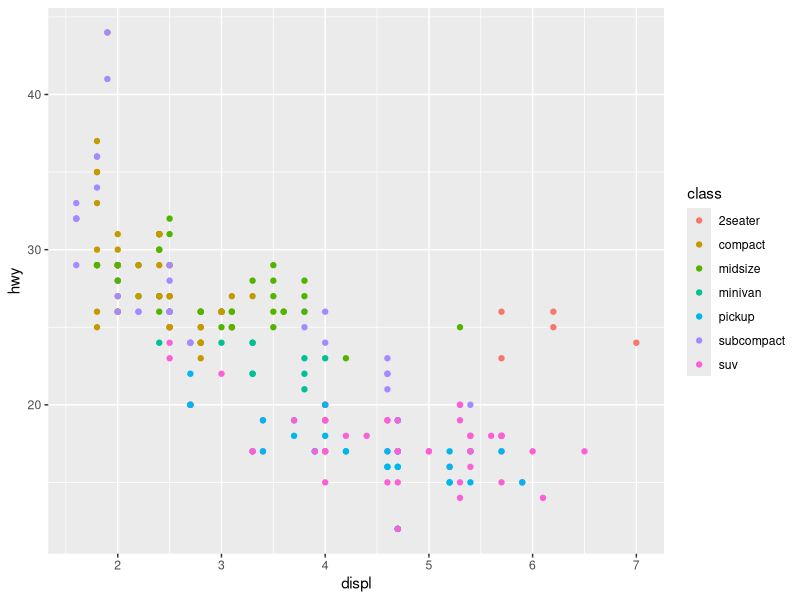
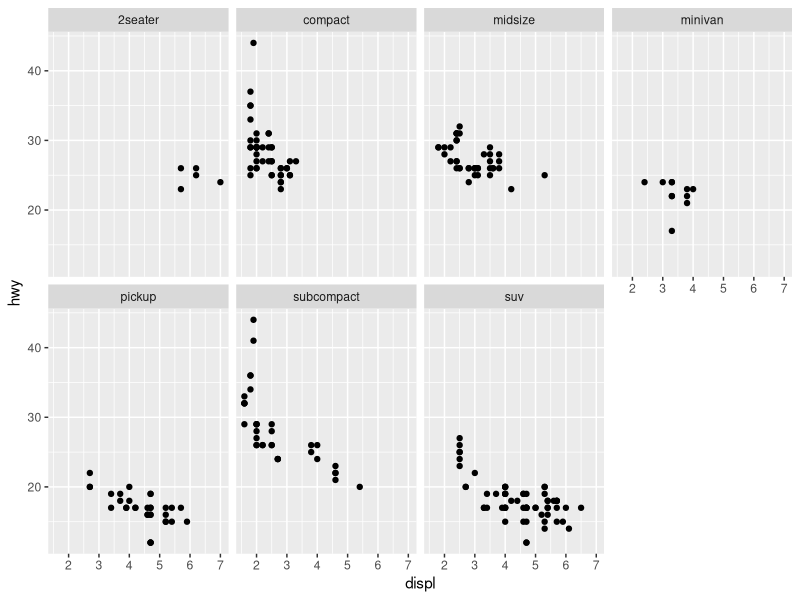
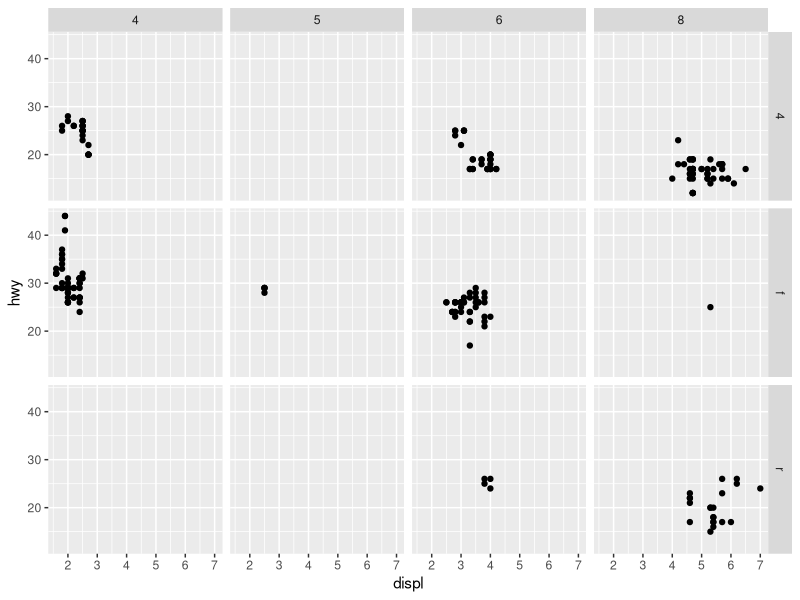
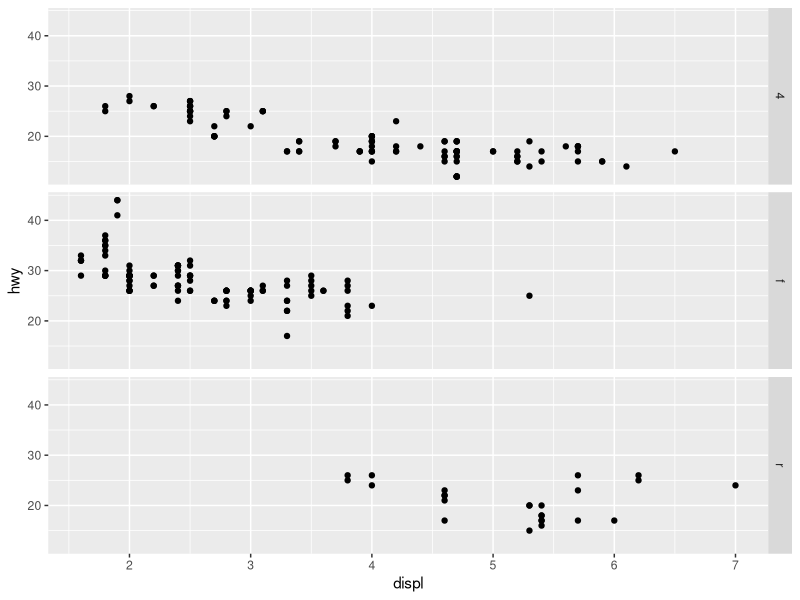
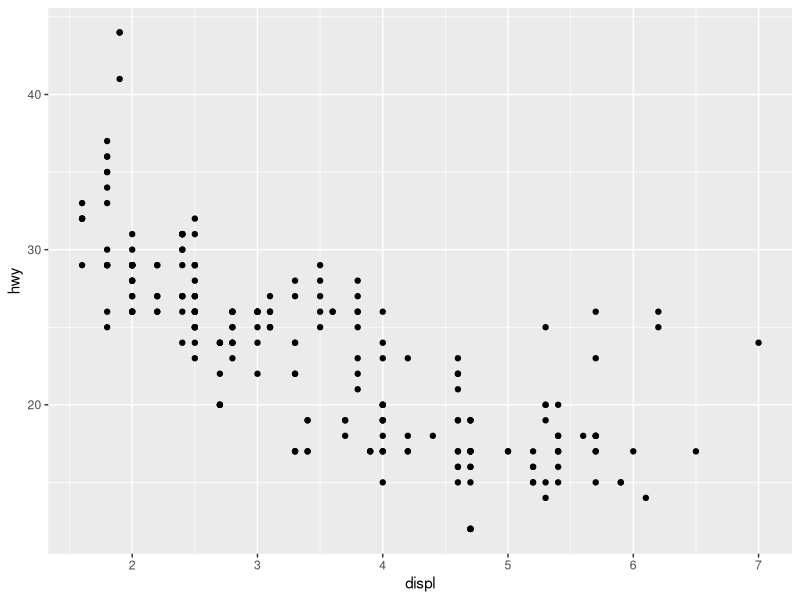
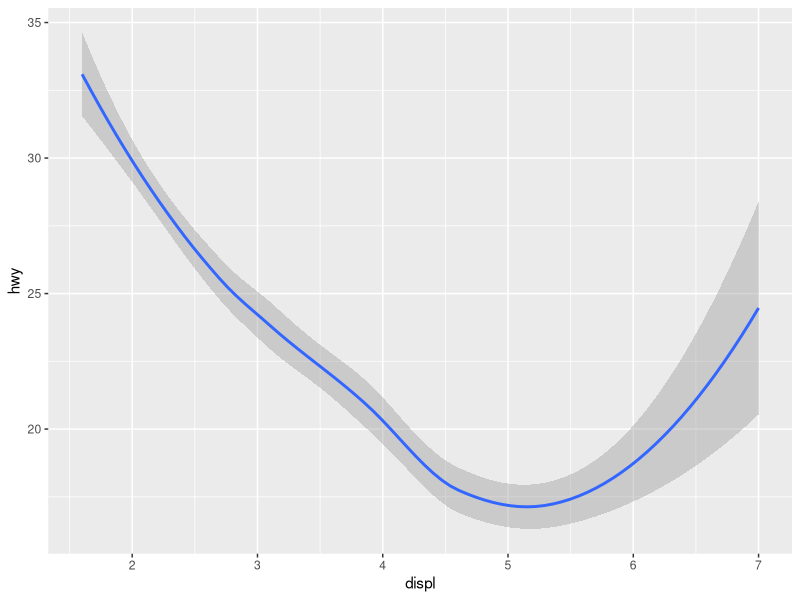
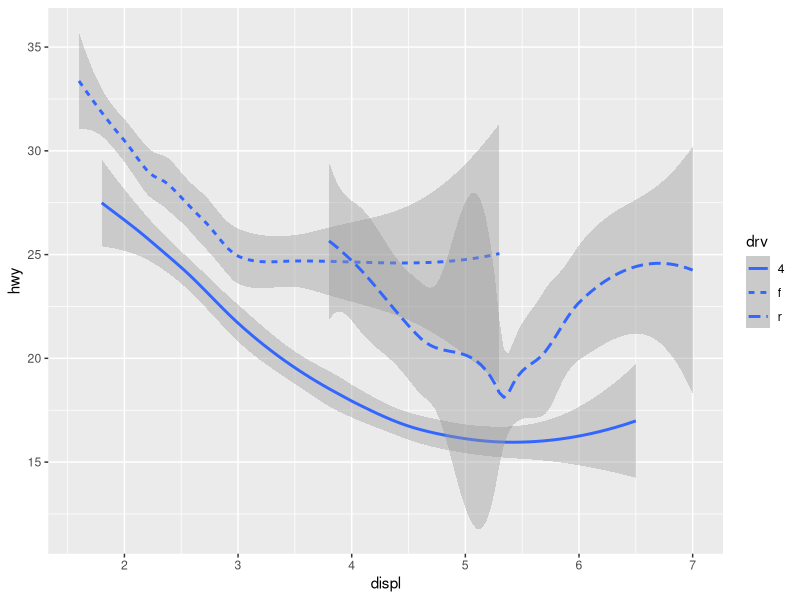
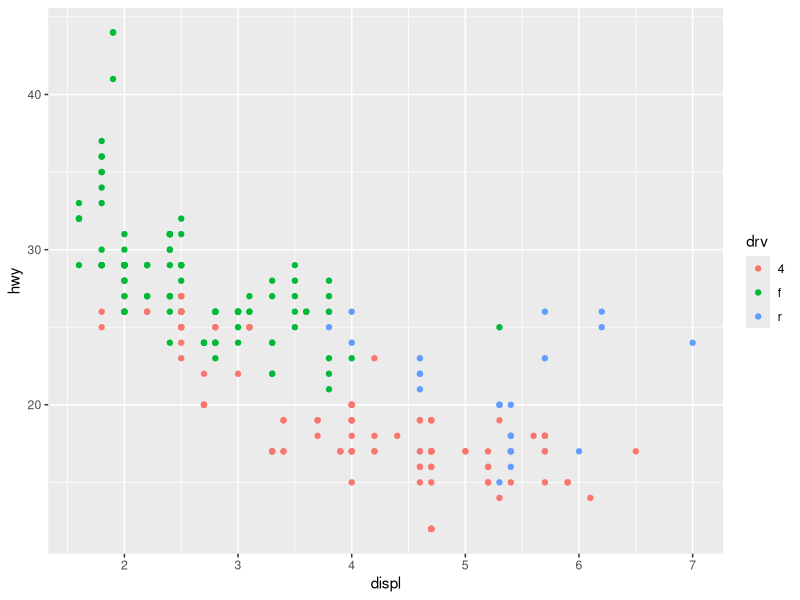

Reproduce these figures in R, in order. (Note: this script raises an error after producing the figures.)
##############################################################################
######    DATA VISUALIZATION Pt 2
######   This assignment uses code and questions from 
######   Chapter 3 of R for Data Science 
##############################################################################


####### STUDENT NAME: Jalen Mendoza



### This week, we will build upon the data visualization skills that we 
### learned last week using the ggplot2 package. 
### First, let's make sure we have the right packages and data

library(tidyverse)
data(mpg)


### We previously learned how to add information to a plot by using 
### aesthetics. 
### Write code below to look at the effect of engine size 
### (x = displ) on highway mileage (y = hwy)
### Add information by coloring the points by 
### the car's class (variable = class). 
### Remember that the basic formula for ggplot is:

###### ggplot(data = <DATA>) + 
###### <GEOM_FUNCTION>(mapping = aes(<MAPPINGS>))

ggplot(data = mpg) + 
  geom_point(mapping = aes(x = displ, y = hwy, color = class))


### Another way of adding this information is through facets. 
### Facets refer to the ability to create multiple panels or 
### subplots based on one or more variables in a data set. 
### The following code facets your plot by class using 
### facet_wrap()


#Splits the graphs apart so we can read it better
ggplot(data = mpg) + 
  geom_point(mapping = aes(x = displ, y = hwy)) + 
  facet_wrap(~ class, nrow = 2)


### If you want to facet by two variables, use the 
### facet_grid() argument and put 
### a different variable in your formula, before
### the "~":


# We can break down the data set to multiple variables
ggplot(data = mpg) + 
  geom_point(mapping = aes(x = displ, y = hwy)) + 
  facet_grid(drv~cyl)


### Now take a look at this plot below.
### What does the "." do? 

#splitting the graph up to just different drive trains

ggplot(data = mpg) + 
  geom_point(mapping = aes(x = displ, y = hwy)) +
  facet_grid(drv ~ .)


### Let's take a look at the help information for facet_wrap.

help("facet_wrap")
??facet_wrap

#####################################################
#########           Geometric Objects
#####################################################

### So far, the only geom that we've used is the 
### point geom. A geom is the geometrical object that 
### we use to represent our data. There are many more that
### we can use. Compare these two plots:

ggplot(data = mpg) + 
  geom_point(mapping = aes(x = displ, y = hwy))

ggplot(data = mpg) + 
  geom_smooth(mapping = aes(x = displ, y = hwy))


### If we are using a different geom, we need to know
### which mapping arguments work with which geoms. 
### For geom_smooth, we can add information by creating
### different lines, but not different points: 


ggplot(data = mpg) + 
  geom_smooth(mapping = aes(x = displ, y = hwy, linetype = drv))


### Write code below that looks at displ on the x axis,
### and hwy on the y axis, but as a scatter plot. Instead of 
### adding information by changing the line type (like above)
### change the color of the dots to correspond to different 
### values of drv. 

ggplot(data = mpg) + 
  geom_point(mapping = aes(x = displ, y = hwy, color = drv))


## Compare the two plots 


# The scatter plot takes all the values and relations and puts it into one graph
# While the one before does the same but shows the confidence line for each

## To add multiple geoms to the same plot, simply add the two geom
## functions together. Make sure your + sign is always
## at the end of your line of code rather than the beginning. 
## Add your geom_point() function to the code below: 

ggplot(data = mpg) + 
  geom_smooth(mapping = aes(x = displ, y = hwy, linetype = drv)) +
  geom_point(mapping = aes(x = displ, y = hwy, color = drv))

  

## This does get a bit messy because some of our code is
## duplicated. You can avoid this by also passing your 
## mappings to ggplot() instead of to the geom function: 

ggplot(data = mpg, mapping = aes(x = displ, y = hwy)) + 
  geom_point() + 
  geom_smooth()
  
  
#####################################################
#########           Statistical Transformations
#####################################################

## Let's work with a new data set that is already in the 
## tidyverse group of packages.

data(diamonds)

## click on the data set to take a look at it. 
## Then let's look at a bar plot: 

ggplot(data = diamonds) + 
  geom_bar(mapping = aes(x = cut))

## ggplot is doing a very basic data transformation
## by counting the number of observations for each
## value of cut and plotting them on the Y axis. 
## That transformation is passed through the "stat" argument.
## Look at the help info for geom_bar.


## Every geom has a stat argument, but you can also create
## the same code with a stat function (as opposed to stat arguiment)
## For example: 

ggplot(data=diamonds) + 
  stat_count(mapping=aes(x=cut))



## There are many ways to override the 
## "stat" default, depending on which geom you are using. 
## Take a look at this resulting plot. 
## How does it differ from the one above? 


ggplot(data = diamonds) + 
  geom_bar(mapping = aes(x = cut, y = stat(prop), group = 1))


## One of the reasons why you might want to use 
## the stat explicitly is to call attention to the 
## statistical transformation that you're using.
## Run this code:


ggplot(data = diamonds) + 
  stat_summary(        ## will provide a summary of variables
    mapping = aes(x = cut, y = depth), 
    fun.min = min,     ## plot the minimum values
    fun.max = max,     ## plot maximum values
    fun = median()       ## use median (default is mean)
  )

ggplot(data = diamonds) + 
  stat_summary(        ## will provide a summary of variables
    mapping = aes(x = cut, y = depth), 
    #fun.min = min,     ## plot the minimum values
    #fun.max = max,     ## plot maximum values
    fun = mean       ## use median (default is mean)
  )

